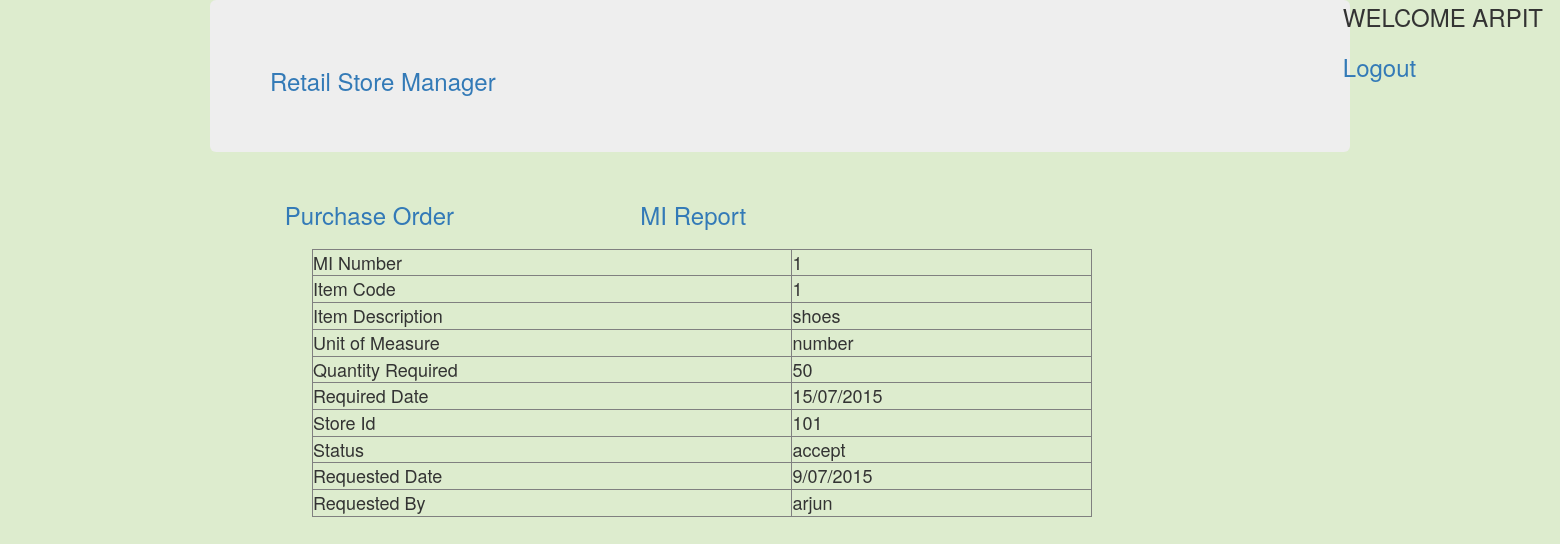
The page /Coding/RetailStoreManager/MIReport.php (signed in) on the database its author committed.
### tables this page shows
CREATE TABLE IF NOT EXISTS `mi` (
  `mi_number` int(11) NOT NULL,
  `item_code` int(11) NOT NULL,
  `quantity_required` int(11) NOT NULL,
  `required_date` varchar(100) NOT NULL,
  `store_id` int(11) NOT NULL,
  `status` varchar(100) NOT NULL DEFAULT 'pending',
  `requested_date` varchar(100) NOT NULL,
  `requested_by` varchar(100) NOT NULL
);

CREATE TABLE IF NOT EXISTS `item` (
  `item_code` int(11) NOT NULL,
  `item_desc` varchar(100) NOT NULL,
  `unit_of_measure` varchar(100) NOT NULL,
  `central_retail_price` int(11) NOT NULL,
  `supplier_central_price` int(11) NOT NULL
);

### Coding/admin/session.php (called while the page is built, shortened)
<?php
 function getdetail($feild)
 {
   $query = "SELECT `$feild` FROM `login` WHERE `employee_id` = '".$_SESSION['employee_id']."'";
   require 'connection.php';
   if($run=mysqli_query($server,$query)){
     $row=mysqli_fetch_assoc($run);
     $result=$row[$feild];
     return $result;
     }
   }
?>

### Coding/RetailStoreManager/MIReport.php (the view, shortened to what this page needs)
<!DOCTYPE html>
<html lang="en">
  <head>
    <link href="../css/bootstrap.min.css" rel="stylesheet">
    <link href="../css/style.css" rel="stylesheet">
  </head>
<?php
require 'RetailStoreManager.php';
$query = "SELECT * FROM mi";
$run=mysqli_query($server,$query);
 	while($row=mysqli_fetch_assoc($run)){
 		$mi_number=$row['mi_number'];
 		$item_code = $row['item_code'];
 		$quantity_required = $row['quantity_required'];
 		$required_date = $row['required_date'];
 		$store_id = $row['store_id'];
 		$status = $row['status'];
 		$requested_date = $row['requested_date'];
 		$requested_by = $row['requested_by'];
 	}
 	$query_two = "SELECT `item_desc`,`unit_of_measure` FROM `item` WHERE `item_code` = '$item_code'";
 if($run_two=mysqli_query($server,$query_two)){
 	while($row_two=mysqli_fetch_assoc($run_two)){
 	$item_desc = $row_two['item_desc'];
 	$unit_of_measure = $row_two['unit_of_measure'];
 	}
 }
?>
<body>
<div class="display-tables">
<table border="1" width="50%">
		<tr>
		<td>MI Number</td>
		<td><?php echo $mi_number; ?></td>
		</tr>
		<tr>
			<td>Item Code</td>
			<td><?php echo $item_code; ?></td>
		</tr>
		<tr>
			<td>Item Description</td>
			<td><?php echo $item_desc; ?></td>
		</tr>
		<tr>
			<td>Unit of Measure</td>
			<td><?php echo $unit_of_measure; ?></td>
		</tr>
		<tr>
			<td>Quantity Required</td>
			<td><?php echo $quantity_required; ?></td>
		</tr>
		<tr>
			<td>Required Date</td>
			<td><?php echo $required_date; ?></td>
		</tr>
		<tr>
			<td>Store Id</td>
			<td><?php echo $store_id; ?></td>
		</tr>
		<tr>
			<td>Status</td>
			<td><?php echo $status; ?></td>
		</tr>
		<tr>
			<td>Requested Date</td>
			<td><?php echo $requested_date; ?></td>
		</tr>
		<tr>
			<td>Requested By</td>
			<td><?php echo $requested_by; ?></td>
		</tr>
</table>
</body>
</html>

### Coding/RetailStoreManager/RetailStoreManager.php (shortened to what this page needs)
<!DOCTYPE html>
<html lang="en">
  <head>
    <link href="../css/bootstrap.min.css" rel="stylesheet">
    <link href="../css/style.css" rel="stylesheet">
  </head>
<?php
include '../admin/session.php';
include '../admin/connection.php';
 if(isset($_SESSION['employee_id'])&& !empty($_SESSION['employee_id'])){
     $name1=getdetail('employee_name');
     $name_upper = strtoupper($name1);
    echo "<div class ='logout'><font size = '5' style='position: absolute; right: 17px;' >WELCOME
    $name_upper<br><li><h3><a href='../admin/logout.php'>Logout</a></li></font></div>";
  } else{
   header('location:../login.php');
   }
?>
<body>
<div class="container">
    <div class="jumbotron"><h3><a href="RetailStoreManager.php">Retail Store Manager</a></h3></div>
</div>
<div class="left-box">
<ul>
     <li> <a href="RetailPurchaseOrder.php" ><h3>Purchase Order</h3></a></li>
      <li><a href="MIReport.php" ><h3>MI Report</h3></a></li>
      </ul>
</div>
</body>
</html>

### Coding/css/style.css (style rules this page uses)
body { background-color:#DDECCE; }
.logout li { display: inherit; }
.display-tables { bottom: 33%; left:30%; position: relative; }
.display-tables table { right: 10%; position: relative; }
.left-box { width: 100%; left: 4%; position: relative; }
.left-box ul li { display: inline-flex; margin-left: 12%; }
td, label { font-size: 25px; }
table td { font-size: 18px; }

### rows shown on the page
mi: mi_number "1", item_code "1", quantity_required "50", required_date "15/07/2015", store "101", status "accept", requested_date "9/07/2015", requested_by "arjun"
item: item_desc "shoes", unit_of_measure "number"

### other values the page prints
$name_upper "ARPIT"
